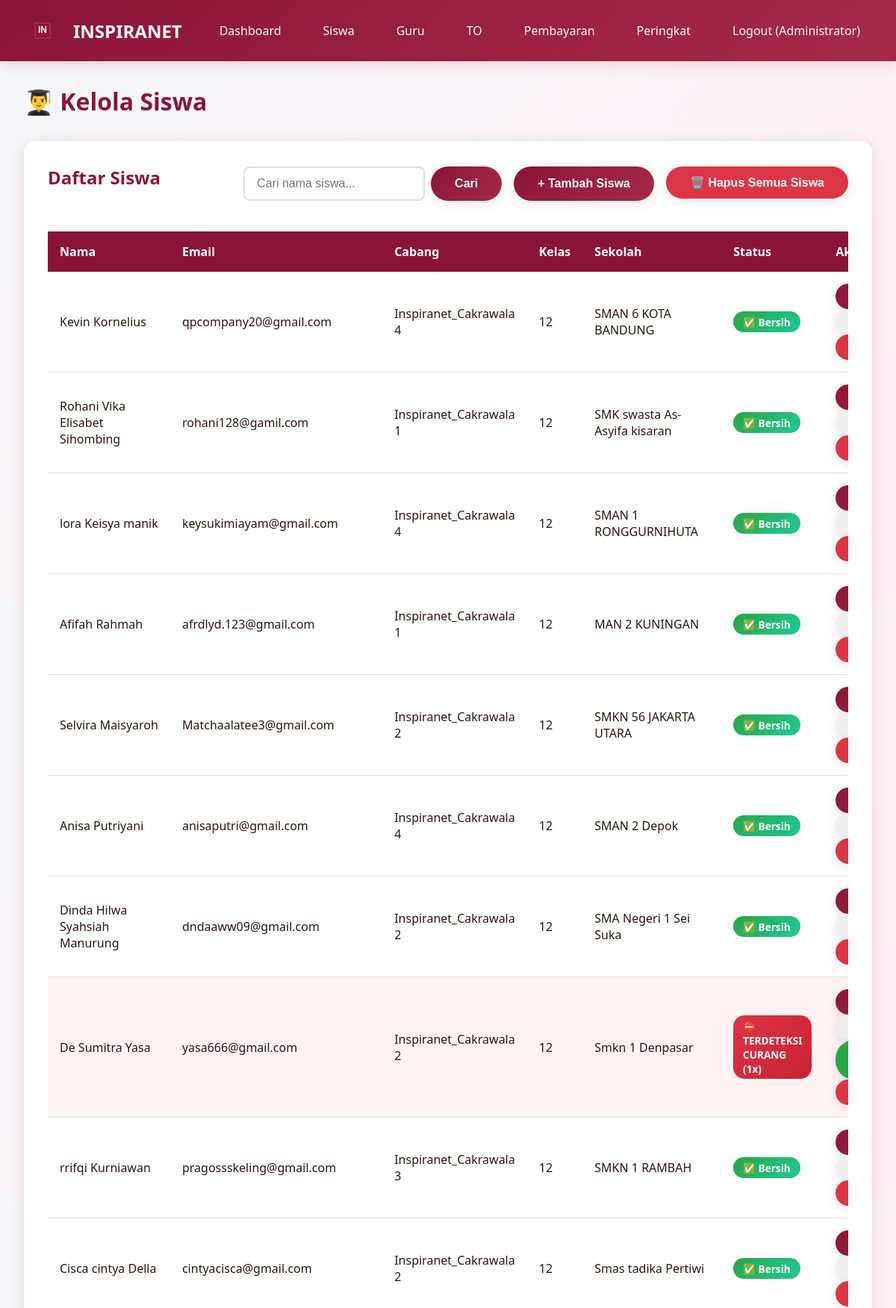
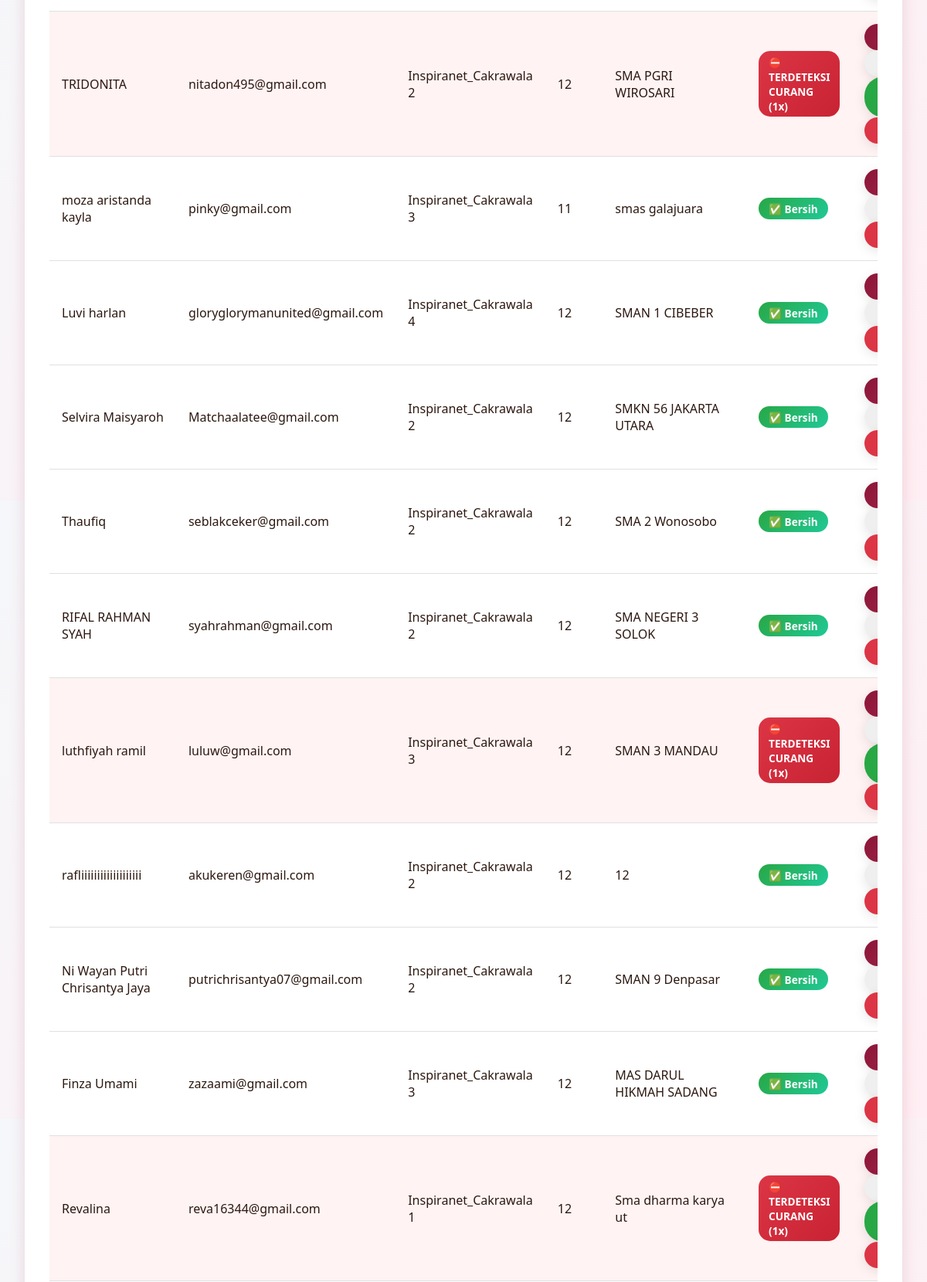
/admin/students (signed in, upper part), run on the app's committed database (2 pictures, top to bottom).
### models.py (models this page shows, shortened)
class User(UserMixin, db.Model):
    __tablename__ = 'users'
    id = db.Column(db.Integer, primary_key=True)
    email = db.Column(db.String(120), unique=True, nullable=False)
    password_hash = db.Column(db.String(255), nullable=False)
    full_name = db.Column(db.String(100), nullable=False)
    role = db.Column(db.String(20), nullable=False, default='student')
    inspira_branch = db.Column(db.String(50), nullable=True)
    class_level = db.Column(db.String(20), nullable=True)
    school_name = db.Column(db.String(150), nullable=True)
    phone_number = db.Column(db.String(20), nullable=True)
    profile_photo = db.Column(db.String(255), nullable=True)
    created_at = db.Column(db.DateTime, default=datetime.utcnow)
    exam_attempts = db.relationship('ExamAttempt', backref='user', lazy=True, cascade='all, delete-orphan')
    payments = db.relationship('Payment', backref='user', lazy=True, cascade='all, delete-orphan')
    leaderboard_entries = db.relationship('Leaderboard', backref='user', lazy=True, cascade='all, delete-orphan')

### app.py (the view)
@app.route('/admin/students')
@login_required
def admin_students():
    if current_user.role != 'admin':
        flash('Akses ditolak!', 'danger')
        return redirect(url_for('index'))
    search_query = request.args.get('search', '')
    if search_query:
        students = User.query.filter(
            User.role == 'student',
            User.full_name.ilike(f'%{search_query}%')
        ).all()
    else:
        students = User.query.filter_by(role='student').all()
    student_cheating_data = {}
    for student in students:
        cheating_count = db.session.query(func.count(ExamAttempt.id)).filter(
            ExamAttempt.user_id == student.id,
            ExamAttempt.cheating_warnings > 0
        ).scalar()
        student_cheating_data[student.id] = cheating_count or 0
    exams = Exam.query.filter_by(is_active=True).all()
    return render_template('admin_students.html',
                         students=students,
                         branches=BRANCHES,
                         search_query=search_query,
                         student_cheating_data=student_cheating_data,
                         exams=exams)

### app.py (called while the page is built)
@login_manager.user_loader
def load_user(user_id):
    return User.query.get(int(user_id))

@app.before_request
def ensure_db():
    if not hasattr(app, '_db_initialized'):
        app._db_initialized = True
        init_database()

### templates/admin_students.html (shortened to what this page needs)
{% extends "base.html" %}
{% block content %}
<h1 style="color: var(--primary-color); margin-bottom: 2rem;">👨‍🎓 Kelola Siswa</h1>
<div class="card">
    <div style="display: flex; justify-content: space-between; align-items: center; margin-bottom: 1.5rem; flex-wrap: wrap; gap: 1rem;">
        <h2>Daftar Siswa</h2>
        <div style="display: flex; gap: 1rem; flex-wrap: wrap;">
            <form method="GET" action="{{ url_for('admin_students') }}" style="display: flex; gap: 0.5rem;">
                <input type="text" name="search" class="form-control" placeholder="Cari nama siswa..." value="{{ search_query or '' }}" style="min-width: 200px;">
                <button type="submit" class="btn btn-primary">Cari</button>
            </form>
            <button onclick="showModal('addStudentModal')" class="btn btn-primary">+ Tambah Siswa</button>
            <form method="POST" action="{{ url_for('admin_delete_all_students') }}" style="display: inline;" onsubmit="return confirm('PERINGATAN! Anda akan menghapus SEMUA data siswa. Apakah Anda yakin?');">
                <button type="submit" class="btn btn-danger">🗑️ Hapus Semua Siswa</button>
            </form>
        </div>
    </div>
    <div class="table-responsive">
        <table class="table">
            <thead>
                <tr>
                    <th>Nama</th>
                    <th>Email</th>
                    <th>Cabang</th>
                    <th>Kelas</th>
                    <th>Sekolah</th>
                    <th>Status</th>
                    <th>Aksi</th>
                </tr>
            </thead>
            <tbody>
                {% for student in students %}
                <tr {% if student_cheating_data.get(student.id, 0) > 0 %}style="background-color: #fff3f3;"{% endif %}>
                    <td>{{ student.full_name }}</td>
                    <td>{{ student.email }}</td>
                    <td>{{ student.inspira_branch }}</td>
                    <td>{{ student.class_level }}</td>
                    <td>{{ student.school_name }}</td>
                    <td>
                        {% if student_cheating_data.get(student.id, 0) > 0 %}
                        <span style="background: linear-gradient(135deg, #dc3545 0%, #c82333 100%); color: white; padding: 0.3rem 0.8rem; border-radius: 15px; font-size: 0.85rem; font-weight: bold; display: inline-block;">
                            ⛔ TERDETEKSI CURANG ({{ student_cheating_data.get(student.id) }}x)
                        </span>
                        {% else %}
                        <span style="background: linear-gradient(135deg, #28a745 0%, #20c997 100%); color: white; padding: 0.3rem 0.8rem; border-radius: 15px; font-size: 0.85rem; font-weight: bold; display: inline-block;">
                            ✅ Bersih
                        </span>
                        {% endif %}
                    </td>
                    <td>
                        <button
                            class="btn btn-primary student-detail-btn"
                            style="padding: 0.5rem 1rem; margin-right: 0.5rem;"
                            data-id="{{ student.id }}"
                            data-name="{{ student.full_name }}"
                            data-email="{{ student.email }}"
                            data-branch="{{ student.inspira_branch }}"
                            data-class="{{ student.class_level }}"
                            data-school="{{ student.school_name }}"
                            data-phone="{{ student.phone_number or '-' }}"
                            data-created="{{ student.created_at.strftime('%d/%m/%Y %H:%M') }}"
                            data-has-cheating="{{ '1' if student_cheating_data.get(student.id, 0) > 0 else '0' }}">
                        </button>
                        <button
                            class="btn btn-warning student-edit-btn"
                            style="padding: 0.5rem 1rem; margin-right: 0.5rem;"
                            data-id="{{ student.id }}"
                            data-name="{{ student.full_name }}"
                            data-email="{{ student.email }}"
                            data-branch="{{ student.inspira_branch }}"
                            data-class="{{ student.class_level }}"
                            data-school="{{ student.school_name }}"
                            data-phone="{{ student.phone_number or '' }}">
                        </button>
                        {% if student_cheating_data.get(student.id, 0) > 0 %}
                        <button
                            class="btn btn-success student-clear-cheating-btn"
                            style="padding: 0.5rem 1rem; margin-right: 0.5rem;"
                            data-id="{{ student.id }}"
                            data-name="{{ student.full_name }}">
                        </button>
                        {% endif %}
                        <form method="POST" action="{{ url_for('admin_delete_student', id=student.id) }}" style="display: inline;" data-confirm-delete>
                            <button type="submit" class="btn btn-danger" style="padding: 0.5rem 1rem;">Hapus</button>
                        </form>
                    </td>
                </tr>
                {% endfor %}
            </tbody>
        </table>
    </div>
</div>
{% endblock %}

### templates/base.html (shortened to what this page needs)
<!DOCTYPE html>
<html lang="id">
<head>
    <link rel="stylesheet" href="{{ url_for('static', filename='css/style.css') }}">
</head>
<body>
    <nav class="navbar">
        <div class="container">
            <a href="{{ url_for('index') }}" class="navbar-brand">
                <div id="logo-animation" class="logo-container"></div>
                <span>INSPIRANET</span>
            </a>
            <ul class="navbar-nav" id="navbarMenu">
                {% if current_user.is_authenticated %}
                    {% if current_user.role == 'admin' %}
                        <li><a href="{{ url_for('admin_dashboard') }}" onclick="closeMobileMenu()">Dashboard</a></li>
                        <li><a href="{{ url_for('admin_students') }}" onclick="closeMobileMenu()">Siswa</a></li>
                        <li><a href="{{ url_for('admin_teachers') }}" onclick="closeMobileMenu()">Guru</a></li>
                        <li><a href="{{ url_for('admin_exams') }}" onclick="closeMobileMenu()">TO</a></li>
                        <li><a href="{{ url_for('admin_payments') }}" onclick="closeMobileMenu()">Pembayaran</a></li>
                    {% else %}
                        <li><a href="{{ url_for('student_dashboard') }}" onclick="closeMobileMenu()">Dashboard</a></li>
                        <li><a href="{{ url_for('student_exams') }}" onclick="closeMobileMenu()">Daftar TO</a></li>
                    {% endif %}
                    <li><a href="{{ url_for('all_leaderboards') }}" onclick="closeMobileMenu()">Peringkat</a></li>
                    <li><a href="{{ url_for('logout') }}" onclick="closeMobileMenu()">Logout ({{ current_user.full_name }})</a></li>
                {% else %}
                    <li><a href="{{ url_for('login') }}" onclick="closeMobileMenu()">Login</a></li>
                    <li><a href="{{ url_for('register') }}" onclick="closeMobileMenu()">Daftar</a></li>
                {% endif %}
            </ul>
        </div>
    </nav>
    <div class="container">
        {% block content %}{% endblock %}
    </div>
</body>
</html>

### static/css/style.css (style rules this page uses)
:root { --primary-color: #8B1538; --secondary-color: #A52A4A; --dark-color: #4A0E1F; --light-color: #FFE5EC; --text-dark: #2C1810; --text-light: #FFFFFF; --shadow: 0 4px 20px rgba(139, 21, 56, 0.15); }
* { margin: 0; padding: 0; box-sizing: border-box; }
body { font-family: 'Segoe UI', Tahoma, Geneva, Verdana, sans-serif; background: linear-gradient(135deg, #f5f7fa 0%, #ffeef3 100%); color: var(--text-dark); min-height: 100vh; }
.navbar { background: linear-gradient(135deg, var(--primary-color) 0%, var(--secondary-color) 100%); padding: 1rem 0; box-shadow: var(--shadow); position: sticky; top: 0; z-index: 1000; }
.navbar .container { max-width: 1200px; margin: 0 auto; padding: 0 2rem; display: flex; justify-content: space-between; align-items: center; }
.navbar-brand { display: flex; align-items: center; gap: 1rem; color: var(--text-light); text-decoration: none; font-size: 1.5rem; font-weight: bold; }
.logo-container { position: relative; width: 50px; height: 50px; }
.navbar-nav { display: flex; gap: 1.5rem; list-style: none; align-items: center; }
.navbar-nav a { color: var(--text-light); text-decoration: none; padding: 0.5rem 1rem; border-radius: 5px; transition: all 0.3s ease; }
.container { max-width: 1200px; margin: 2rem auto; padding: 0 2rem; }
.btn { display: inline-block; padding: 0.75rem 2rem; border: none; border-radius: 25px; font-size: 1rem; font-weight: 600; text-decoration: none; cursor: pointer; transition: all 0.3s ease; box-shadow: 0 4px 15px rgba(0, 0, 0, 0.1); }
.btn-primary { background: linear-gradient(135deg, var(--primary-color) 0%, var(--secondary-color) 100%); color: var(--text-light); }
.btn-danger { background: #dc3545; color: white; }
.btn-success { background: #28a745; color: white; }
.card { background: white; border-radius: 15px; padding: 2rem; box-shadow: var(--shadow); margin-bottom: 2rem; animation: fadeIn 0.6s ease; }
.card h2 { color: var(--primary-color); margin-bottom: 1rem; }
.form-control { width: 100%; padding: 0.75rem 1rem; border: 2px solid #e0e0e0; border-radius: 8px; font-size: 1rem; transition: all 0.3s ease; }
.table { width: 100%; border-collapse: collapse; margin-top: 1rem; }
.table th { background: var(--primary-color); color: white; padding: 1rem; text-align: left; }
.table td { padding: 1rem; border-bottom: 1px solid #e0e0e0; }
.table-responsive { overflow-x: auto; -webkit-overflow-scrolling: touch; }
.table-responsive table { min-width: 600px; }

### data on the page
User: full_name "Administrator"
User: full_name "Kevin Kornelius", email "qpcompany20@gmail.com", inspira_branch "Inspiranet_Cakrawala 4", class_level "12", school_name "SMAN 6 KOTA BANDUNG", shows "✅ Bersih"
User: full_name "Rohani Vika Elisabet Sihombing", email "rohani128@gamil.com", inspira_branch "Inspiranet_Cakrawala 1", class_level "12", school_name "SMK swasta As-Asyifa kisaran", shows "✅ Bersih"
User: full_name "lora Keisya manik", email "keysukimiayam@gmail.com", inspira_branch "Inspiranet_Cakrawala 4", class_level "12", school_name "SMAN 1 RONGGURNIHUTA", shows "✅ Bersih"
User: full_name "Afifah Rahmah", email "afrdlyd.123@gmail.com", inspira_branch "Inspiranet_Cakrawala 1", class_level "12", school_name "MAN 2 KUNINGAN", shows "✅ Bersih"
User: full_name "Selvira Maisyaroh", email "Matchaalatee3@gmail.com", inspira_branch "Inspiranet_Cakrawala 2", class_level "12", school_name "SMKN 56 JAKARTA UTARA", shows "✅ Bersih"
User: full_name "Anisa Putriyani", email "anisaputri@gmail.com", inspira_branch "Inspiranet_Cakrawala 4", class_level "12", school_name "SMAN 2 Depok", shows "✅ Bersih"
User: full_name "Dinda Hilwa Syahsiah Manurung", email "dndaaww09@gmail.com", inspira_branch "Inspiranet_Cakrawala 2", class_level "12", school_name "SMA Negeri 1 Sei Suka", shows "✅ Bersih"
User: full_name "De Sumitra Yasa", email "yasa666@gmail.com", inspira_branch "Inspiranet_Cakrawala 2", class_level "12", school_name "Smkn 1 Denpasar", get "1"
User: full_name "rrifqi Kurniawan", email "pragossskeling@gmail.com", inspira_branch "Inspiranet_Cakrawala 3", class_level "12", school_name "SMKN 1 RAMBAH", shows "✅ Bersih"
User: full_name "Cisca cintya Della", email "cintyacisca@gmail.com", inspira_branch "Inspiranet_Cakrawala 2", class_level "12", school_name "Smas tadika Pertiwi", shows "✅ Bersih"
User: full_name "TRIDONITA", email "nitadon495@gmail.com", inspira_branch "Inspiranet_Cakrawala 2", class_level "12", school_name "SMA PGRI WIROSARI", get "1"
User: full_name "moza aristanda kayla", email "pinky@gmail.com", inspira_branch "Inspiranet_Cakrawala 3", class_level "11", school_name "smas galajuara", shows "✅ Bersih"
User: full_name "Luvi harlan", email "gloryglorymanunited@gmail.com", inspira_branch "Inspiranet_Cakrawala 4", class_level "12", school_name "SMAN 1 CIBEBER", shows "✅ Bersih"
User: full_name "Selvira Maisyaroh", email "Matchaalatee@gmail.com", inspira_branch "Inspiranet_Cakrawala 2", class_level "12", school_name "SMKN 56 JAKARTA UTARA", shows "✅ Bersih"
User: full_name "Thaufiq", email "seblakceker@gmail.com", inspira_branch "Inspiranet_Cakrawala 2", class_level "12", school_name "SMA 2 Wonosobo", shows "✅ Bersih"
User: full_name "RIFAL RAHMAN SYAH", email "syahrahman@gmail.com", inspira_branch "Inspiranet_Cakrawala 2", class_level "12", school_name "SMA NEGERI 3 SOLOK", shows "✅ Bersih"
User: full_name "luthfiyah ramil", email "luluw@gmail.com", inspira_branch "Inspiranet_Cakrawala 3", class_level "12", school_name "SMAN 3 MANDAU", get "1"
User: full_name "rafliiiiiiiiiiiiiiiiiii", email "akukeren@gmail.com", inspira_branch "Inspiranet_Cakrawala 2", class_level "12", school_name "12", shows "✅ Bersih"
User: full_name "Ni Wayan Putri Chrisantya Jaya", email "putrichrisantya07@gmail.com", inspira_branch "Inspiranet_Cakrawala 2", class_level "12", school_name "SMAN 9 Denpasar", shows "✅ Bersih"
User: full_name "Finza Umami", email "zazaami@gmail.com", inspira_branch "Inspiranet_Cakrawala 3", class_level "12", school_name "MAS DARUL HIKMAH SADANG", shows "✅ Bersih"
User: full_name "Revalina", email "reva16344@gmail.com", inspira_branch "Inspiranet_Cakrawala 1", class_level "12", school_name "Sma dharma karya ut", get "1"
